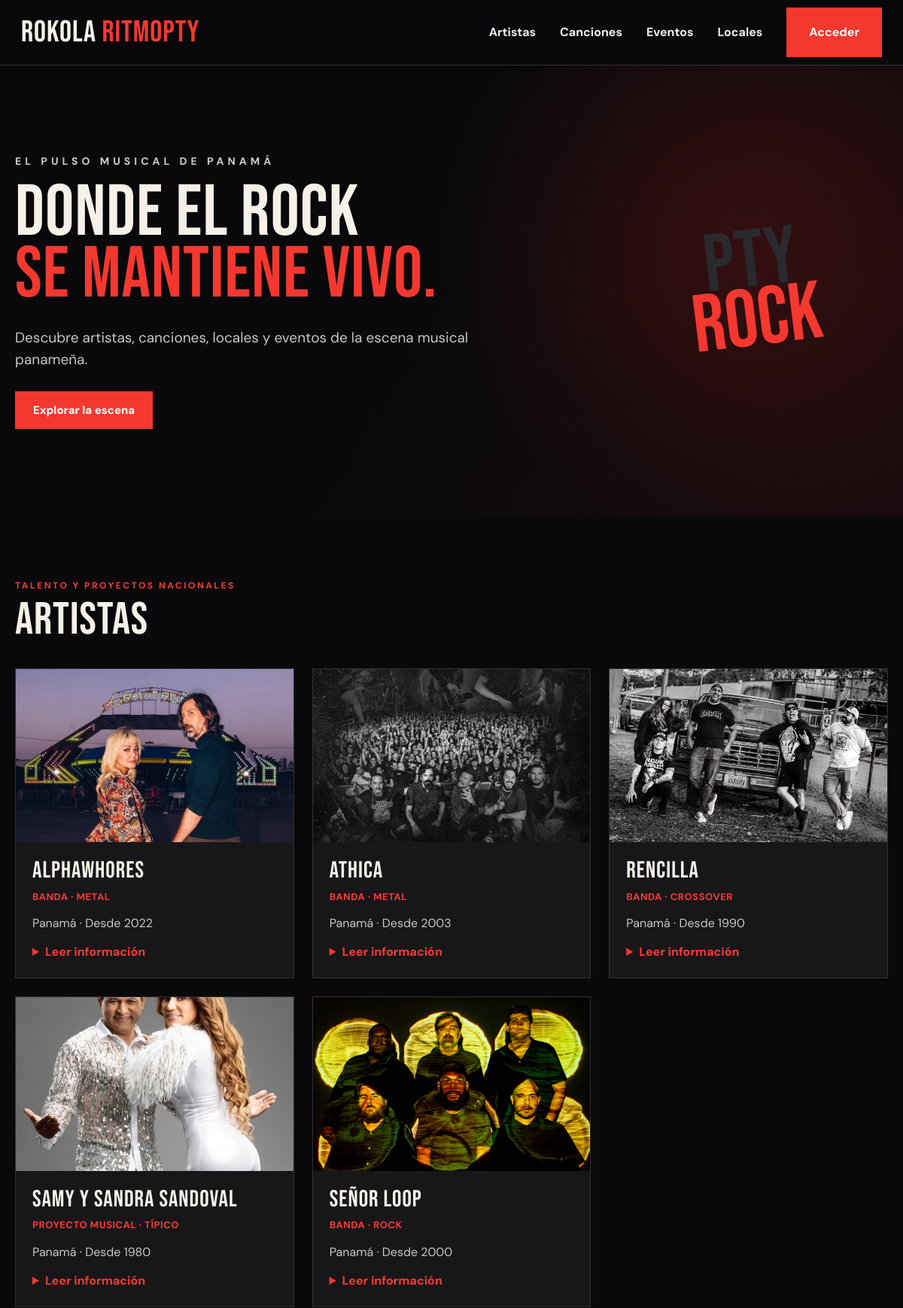
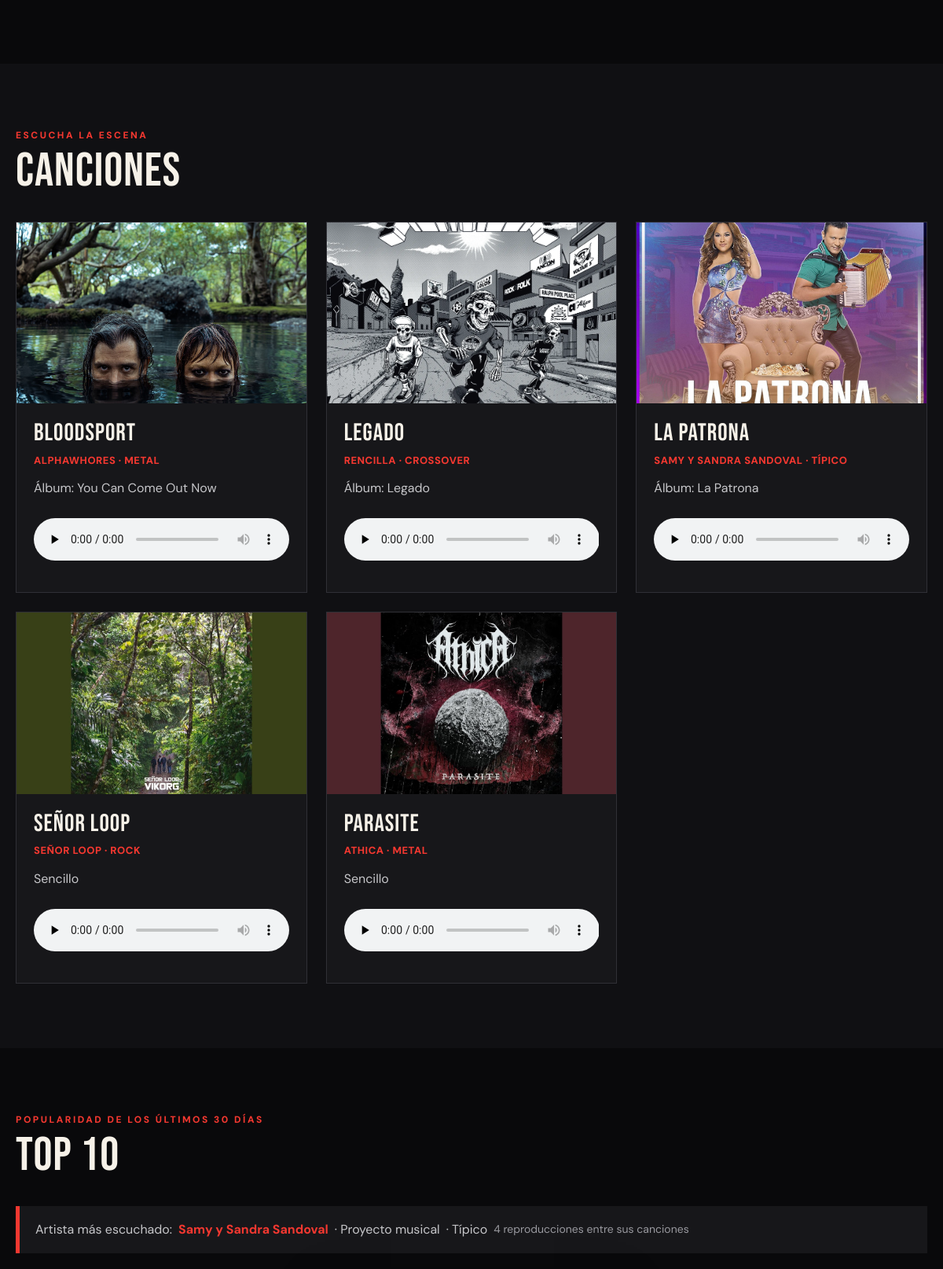
The page / (upper part) on the database its author committed (2 pictures, top to bottom).
### tables this page shows
CREATE TABLE IF NOT EXISTS `artistas` (
  `id` int UNSIGNED NOT NULL AUTO_INCREMENT,
  `genero_id` int UNSIGNED DEFAULT NULL,
  `nombre` varchar(150) NOT NULL,
  `tipo` enum('Solista','Banda','Proyecto musical') NOT NULL DEFAULT 'Solista',
  `biografia` text,
  `pais` varchar(100) DEFAULT 'Panamá',
  `anio_inicio` smallint UNSIGNED DEFAULT NULL,
  `imagen_url` varchar(500) DEFAULT NULL,
  `estado` tinyint(1) NOT NULL DEFAULT '1',
  `creado_en` timestamp NOT NULL DEFAULT CURRENT_TIMESTAMP,
  `actualizado_en` timestamp NOT NULL DEFAULT CURRENT_TIMESTAMP ON UPDATE CURRENT_TIMESTAMP,
  PRIMARY KEY (`id`),
  KEY `idx_artistas_genero` (`genero_id`),
  KEY `idx_artistas_tipo` (`tipo`),
  KEY `idx_artistas_estado` (`estado`),
  KEY `idx_artistas_nombre` (`nombre`)
);

CREATE TABLE IF NOT EXISTS `generos` (
  `id` int UNSIGNED NOT NULL AUTO_INCREMENT,
  `nombre` varchar(100) NOT NULL,
  `descripcion` text,
  `estado` tinyint(1) NOT NULL DEFAULT '1',
  `creado_en` timestamp NOT NULL DEFAULT CURRENT_TIMESTAMP,
  `actualizado_en` timestamp NOT NULL DEFAULT CURRENT_TIMESTAMP ON UPDATE CURRENT_TIMESTAMP,
  PRIMARY KEY (`id`),
  UNIQUE KEY `nombre` (`nombre`),
  KEY `idx_generos_estado` (`estado`)
);

CREATE TABLE IF NOT EXISTS `canciones` (
  `id` int UNSIGNED NOT NULL AUTO_INCREMENT,
  `artista_id` int UNSIGNED NOT NULL,
  `album_id` int UNSIGNED DEFAULT NULL,
  `nombre` varchar(180) NOT NULL,
  `duracion` varchar(10) DEFAULT NULL,
  `audio_url` varchar(500) DEFAULT NULL,
  `imagen_url` varchar(500) DEFAULT NULL,
  `estado` tinyint(1) NOT NULL DEFAULT '1',
  `creado_en` timestamp NOT NULL DEFAULT CURRENT_TIMESTAMP,
  `actualizado_en` timestamp NOT NULL DEFAULT CURRENT_TIMESTAMP ON UPDATE CURRENT_TIMESTAMP,
  PRIMARY KEY (`id`),
  KEY `idx_canciones_artista` (`artista_id`),
  KEY `idx_canciones_album` (`album_id`),
  KEY `idx_canciones_estado` (`estado`),
  KEY `idx_canciones_nombre` (`nombre`)
);

CREATE TABLE IF NOT EXISTS `albumes` (
  `id` int UNSIGNED NOT NULL AUTO_INCREMENT,
  `artista_id` int UNSIGNED NOT NULL,
  `nombre` varchar(180) NOT NULL,
  `anio_lanzamiento` smallint UNSIGNED DEFAULT NULL,
  `portada_url` varchar(500) DEFAULT NULL,
  `descripcion` text,
  `estado` tinyint(1) NOT NULL DEFAULT '1',
  `creado_en` timestamp NOT NULL DEFAULT CURRENT_TIMESTAMP,
  `actualizado_en` timestamp NOT NULL DEFAULT CURRENT_TIMESTAMP ON UPDATE CURRENT_TIMESTAMP,
  PRIMARY KEY (`id`),
  KEY `idx_albumes_artista` (`artista_id`),
  KEY `idx_albumes_estado` (`estado`),
  KEY `idx_albumes_nombre` (`nombre`)
);

### app/Core/Controller.php (called while the page is built, shortened)
<?php
abstract class Controller {
    protected function view(string $view,array $data=[]):void{$config=require dirname(__DIR__,2).'/config.php';extract($data,EXTR_SKIP);
    $file=dirname(__DIR__).'/Views/'.$view.'.php';if(!is_file($file))throw new \RuntimeException('Vista inexistente: '.$view);
    require dirname(__DIR__).'/Views/layouts/header.php';
    require $file;
    require dirname(__DIR__).'/Views/layouts/footer.php';
    }
}

### app/Controllers/HomeController.php (called while the page is built, shortened)
<?php
final class HomeController extends Controller
{
    public function index(): void
    {
        $repository = new Repository();
        $db = $repository->db();
        $songs = $db->query(
            "SELECT
                c.*,
                a.nombre AS artista,
                a.tipo AS tipo_artista,
                g.nombre AS genero,
                al.nombre AS album
             FROM canciones c
             INNER JOIN artistas a
                ON a.id = c.artista_id
             LEFT JOIN generos g
                ON g.id = a.genero_id
             LEFT JOIN albumes al
                ON al.id = c.album_id
             WHERE c.estado = 1
               AND a.estado = 1
             ORDER BY c.id DESC"
        )->fetchAll();
        $artist = $db->query(
            "SELECT
                a.nombre AS artista,
                a.tipo,
                g.nombre AS genero,
                COUNT(r.id) AS total
             FROM artistas a
             INNER JOIN canciones c
                ON c.artista_id = a.id
             INNER JOIN reproducciones r
                ON r.cancion_id = c.id
             LEFT JOIN generos g
                ON g.id = a.genero_id
             WHERE r.fecha_hora >= DATE_SUB(
                NOW(),
                INTERVAL 30 DAY
             )
             GROUP BY
                a.id,
                a.nombre,
                a.tipo,
                g.nombre
             ORDER BY total DESC
             LIMIT 1"
        )->fetch() ?: null;
        $artists = $db->query(
            "SELECT
                a.*,
                g.nombre AS genero
             FROM artistas a
             LEFT JOIN generos g
                ON g.id = a.genero_id
             WHERE a.estado = 1
             ORDER BY a.nombre"
        )->fetchAll();
        $this->view(
            'public/home',
            compact(
                'songs',
                'top',
                'artist',
                'events',
                'artists',
                'venues',
                'plans'
            )
        );
    }
}

### app/Views/public/home.php (the view, shortened to what this page needs)
<?php
$escape = static function (mixed $value): string {
    return htmlspecialchars(
        (string)$value,
        ENT_QUOTES,
        'UTF-8'
    );
};
$artists = $artists ?? [];
$songs = $songs ?? [];
$artist = $artist ?? null;
?>
<section class="home-hero">
    <div class="container home-hero-grid">
        <div class="home-hero-content">
            <span class="home-eyebrow">
                El pulso musical de Panamá
            </span>
            <h1>
                Donde el rock
                <span>se mantiene vivo.</span>
            </h1>
            <p>
                Descubre artistas, canciones, locales y eventos
                de la escena musical panameña.
            </p>
            <a class="btn" href="#artistas">
                Explorar la escena
            </a>
        </div>
        <div class="home-stamp" aria-hidden="true">
            <span>PTY</span>
            <strong>ROCK</strong>
        </div>
    </div>
</section>
<section id="artistas" class="public-section">
    <div class="container">
        <header class="section-heading">
            <span>Talento y proyectos nacionales</span>
            <h2>Artistas</h2>
        </header>
        <div class="card-grid">
            <?php foreach ($artists as $artistItem): ?>
                <?php
                $artistImage = $artistItem['imagen_url']
                    ?: (
                        'https://placehold.co/'
                        . '600x400/1b1b1b/ffffff'
                        . '?text=Artista'
                    );
                $artistType = $artistItem['tipo']
                    ?? 'Artista';
                $artistGenre = $artistItem['genero']
                    ?? '';
                $artistCountry = $artistItem['pais']
                    ?? '';
                $artistYear = $artistItem['anio_inicio']
                    ?? '';
                ?>
                <article class="content-card artist-card">
                    <img
                        src="<?= $escape($artistImage) ?>"
                        alt="<?= $escape($artistItem['nombre']) ?>"
                        loading="lazy"
                    >
                    <div class="content-card-body">
                        <h3>
                            <?= $escape($artistItem['nombre']) ?>
                        </h3>
                        <p class="card-kicker">
                            <?= $escape($artistType) ?>
                            <?php if ($artistGenre !== ''): ?>
                                · <?= $escape($artistGenre) ?>
                            <?php endif; ?>
                        </p>
                        <?php if (
                            $artistCountry !== ''
                            || $artistYear !== ''
                        ): ?>
                            <p class="artist-origin">
                                <?= $escape($artistCountry) ?>
                                <?php if ($artistYear !== ''): ?>
                                    <?= $artistCountry !== ''
                                        ? ' · '
                                        : '' ?>
                                    Desde <?= (int)$artistYear ?>
                                <?php endif; ?>
                            </p>
                        <?php endif; ?>
                        <?php if (!empty($artistItem['biografia'])): ?>
                            <details class="artist-biography">
                                <summary>Leer información</summary>
                            </details>
                        <?php endif; ?>
                    </div>
                </article>
            <?php endforeach; ?>
        </div>
    </div>
</section>
<section
    id="canciones"
    class="public-section public-section-alt"
>
    <div class="container">
        <header class="section-heading">
            <span>Escucha la escena</span>
            <h2>Canciones</h2>
        </header>
        <div class="card-grid">
            <?php foreach ($songs as $song): ?>
                <?php
                $songImage = $song['imagen_url']
                    ?: (
                        'https://placehold.co/'
                        . '600x400/1b1b1b/ffffff'
                        . '?text=Cancion'
                    );
                ?>
                <article class="content-card song-card">
                    <img
                        src="<?= $escape($songImage) ?>"
                        alt="<?= $escape($song['nombre']) ?>"
                        loading="lazy"
                    >
                    <div class="content-card-body">
                        <h3>
                            <?= $escape($song['nombre']) ?>
                        </h3>
                        <p class="card-kicker">
                            <?= $escape($song['artista'] ?? '') ?>
                            <?php if (!empty($song['genero'])): ?>
                                · <?= $escape($song['genero']) ?>
                            <?php endif; ?>
                        </p>
                        <?php if (!empty($song['album'])): ?>
                            <p class="song-album">
                                Álbum:
                                <?= $escape($song['album']) ?>
                            </p>
                        <?php else: ?>
                            <p class="song-album">
                                Sencillo
                            </p>
                        <?php endif; ?>
                        <?php if (!empty($song['audio_url'])): ?>
                            <audio
                                class="audio-player"
                                controls
                                preload="none"
                                src="<?= $escape($song['audio_url']) ?>"
                            >
                            </audio>
                        <?php endif; ?>
                    </div>
                </article>
            <?php endforeach; ?>
        </div>
    </div>
</section>
<section class="public-section">
    <div class="container">
        <header class="section-heading">
            <span>Popularidad de los últimos 30 días</span>
            <h2>Top 10</h2>
        </header>
        <?php if (!empty($artist)): ?>
            <div class="highlight">
                <span>Artista más escuchado:</span>
                <strong>
                    <?= $escape($artist['artista'] ?? '') ?>
                </strong>
                <?php if (!empty($artist['tipo'])): ?>
                    <span>
                        · <?= $escape($artist['tipo']) ?>
                    </span>
                <?php endif; ?>
                <?php if (!empty($artist['genero'])): ?>
                    <span>
                        · <?= $escape($artist['genero']) ?>
                    </span>
                <?php endif; ?>
                <small>
                    <?= (int)($artist['total'] ?? 0) ?>
                    reproducciones entre sus canciones
                </small>
            </div>
        <?php endif; ?>
    </div>
</section>

### rows shown on the page
artistas: imagen_url (picture), nombre "AlphaWhores", tipo "BANDA", genero.nombre "METAL", pais "Panamá", anio_inicio "2022"
artistas: imagen_url (picture), nombre "Athica", tipo "BANDA", genero.nombre "METAL", pais "Panamá", anio_inicio "2003"
artistas: imagen_url (picture), nombre "Rencilla", tipo "BANDA", genero.nombre "CROSSOVER", pais "Panamá", anio_inicio "1990"
artistas: imagen_url (picture), nombre "Samy y Sandra Sandoval", tipo "PROYECTO MUSICAL", genero.nombre "TÍPICO", pais "Panamá", anio_inicio "1980"
artistas: imagen_url (picture), nombre "Señor Loop", tipo "BANDA", genero.nombre "ROCK", pais "Panamá", anio_inicio "2000"
canciones: imagen_url (picture), nombre "Bloodsport", artista.nombre "ALPHAWHORES", generos.nombre "METAL", album.nombre "You Can Come Out Now"
canciones: imagen_url (picture), nombre "Legado", artista.nombre "RENCILLA", generos.nombre "CROSSOVER", album.nombre "Legado"
canciones: imagen_url (picture), nombre "La Patrona", artista.nombre "SAMY Y SANDRA SANDOVAL", generos.nombre "TÍPICO", album.nombre "La Patrona"
canciones: imagen_url (picture), nombre "Señor Loop", artista.nombre "SEÑOR LOOP", generos.nombre "ROCK", shows "Sencillo"
canciones: imagen_url (picture), nombre "Parasite", artista.nombre "ATHICA", generos.nombre "METAL", shows "Sencillo"

### other values the page prints
$escape($artist['artista'] ?? '') "Samy y Sandra Sandoval"
$escape($artist['tipo']) "Proyecto musical"
$escape($artist['genero']) "Típico"
$artist['total'] "4"
